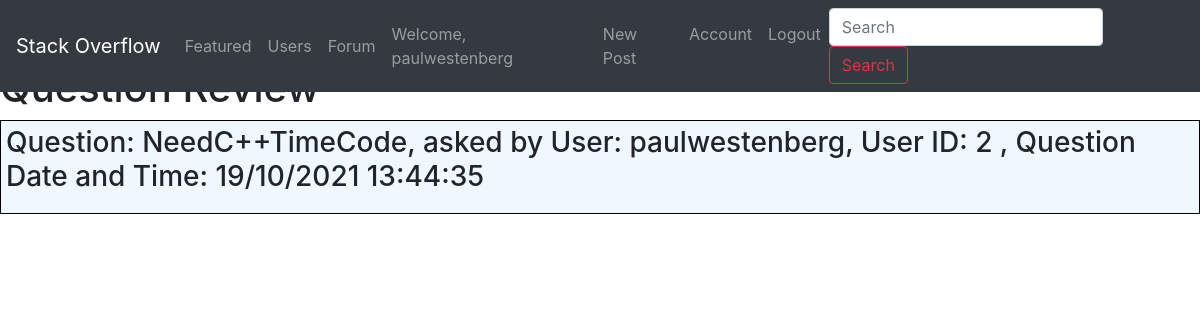
The app's page /viewquestion (signed in) with its own data.
### app/models.py (models this page shows, shortened)
class User(db.Model, UserMixin):
    id = db.Column(db.Integer, primary_key=True)
    username = db.Column(db.String(80), unique=True, nullable=False)
    email = db.Column(db.String(120), unique=True, nullable=False)
    password_hash = db.Column(db.String(60), nullable=False)
    posts = db.relationship('Post', backref='owned_user', lazy=True)
    @property
    def password(self):
        return self.password

class Question(db.Model):
    id = db.Column(db.Integer, primary_key=True)
    title = db.Column(db.String(102), unique=False, nullable=False)
    username = db.Column(db.String(80), unique=False, nullable=False)
    question = db.Column(db.String(4048), unique=True, nullable=False)
    questionaskdate = db.Column(db.String(158), unique=False, nullable=False)
    def __repr__(self):
        return f'Question: {self.question}, asked by User: {self.username}, User ID: {self.id} , Question Date and Time: {self.questionaskdate}'

### app/routes.py (the view)
@app.route('/viewquestion')
def viewquestion_page():
    questions = Question.query.all()
    return render_template('ViewQuestion.html', allquestions=questions)

### app/models.py (called while the page is built)
@login_manager.user_loader
def load_user(user_id):
    return User.query.get(int(user_id))

### app/templates/ViewQuestion.html
{% extends 'base.html' %} {% block content %}
<br />
<h1>Question Review</h1>
<h3
  style="
    border: solid 1px black;
    display: block;
    padding: 5px;
    padding-bottom: 20px;
    background-color: aliceblue;
  "
>
  {% block allquestions %} {{allquestions.1}}
</h3>
{% endblock %}
<br />
{% endblock %} {% block foot %} {% endblock %}

### app/templates/base.html (shortened to what this page needs)
<!DOCTYPE html>
<html lang="en">
{% block head %}
<head>
    <link href="../static/stackoverflow.css" rel="stylesheet">
    <link rel="stylesheet" href="https://maxcdn.bootstrapcdn.com/bootstrap/4.3.1/css/bootstrap.min.css">
</head>
{% endblock %}
<body>
{% block navbar %}
<header>
    <nav class="navbar navbar-expand-md navbar-dark fixed-top bg-dark">
        <a class="navbar-brand" href="{{ url_for('home') }}">Stack Overflow<span class="sr-only">(current)</span></a>
        <div class="collapse navbar-collapse" id="navbarCollapse">
            <ul class="navbar-nav mr-auto">
            <li class="nav-item">
                <a class="nav-link" href="">Featured</a>
            </li>
            <li class="nav-item">
                <a class="nav-link" href="">Users</a>
            </li>
            <li>
                <a class="nav-item nav-link" href="{{ url_for('forum_page') }}">Forum</a>
            </li>
            </ul>
            <div class="navbar-nav">
                {% if current_user.is_authenticated %}
                <a class="nav-item nav-link"> Welcome, {{current_user.username }}</a>
                {% else %}
                <a class="nav-item nav-link" href="{{ url_for('login_page') }}">Log in</a>
                <a class="nav-item nav-link" href="{{ url_for('register_page') }}">Register</a>
                {% endif %}
                <a class="nav-item nav-link" href="{{ url_for('post') }}">New Post</a>
                <a class="nav-item nav-link" href="">Account</a>
                {% if current_user.is_authenticated %}
                <a class="nav-item nav-link" href="{{ url_for('logout_page') }}">Logout</a>
                {% endif %}
            </div>
                <form class="form-inline mt-2 mt-md-0">
                    <input class="form-control mr-sm-2" type="text" placeholder="Search" aria-label="Search">
                    <button class="btn btn-outline-danger my-2 my-sm-0" type="submit">Search</button>
                </form>
        </div>
    </nav>
</header>
{% endblock %}
{% block content %}{% endblock %}
</body>
</html>

### app/static/stackoverflow.css (style rules this page uses)
body { -ms-flex-align: center; -ms-flex-pack: center; -webkit-box-align: center; align-items: center; -webkit-box-pack: center; justify-content: center; padding-top: 40px; padding-bottom: 40px; background-color: #f5f5f5; }

### records on screen
User: username "paulwestenberg"
Question: question+username+id "Question: NeedC++TimeCode, asked by User: paulwestenberg, User ID: 2 , Question Date and Time: 19/10/2021 13:44:35"
